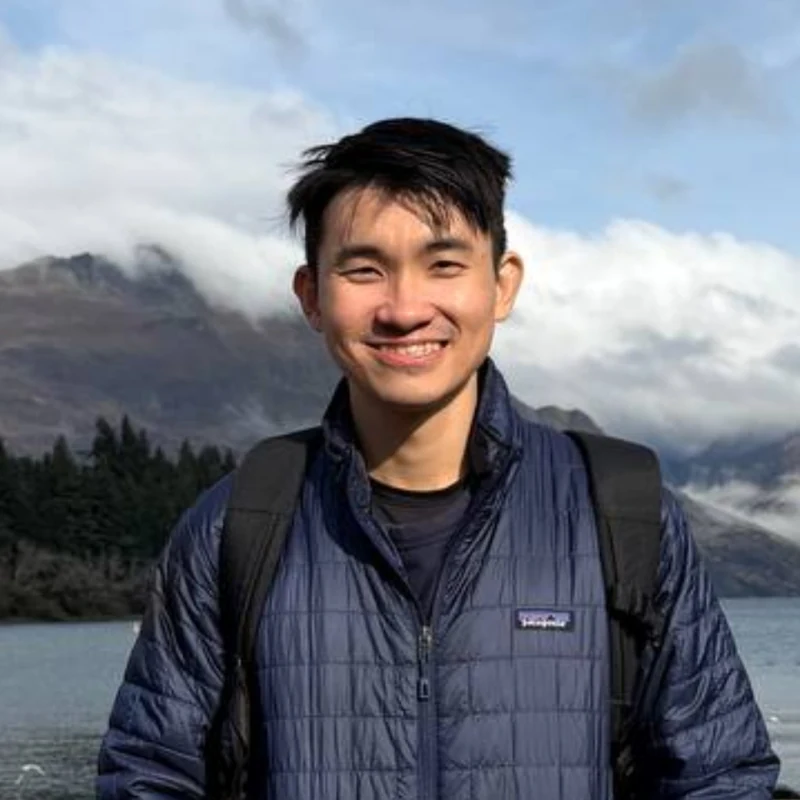
#> input picture assets/profile-800.webp, 800 x 800 px, found by its file name
$ python make_og.py
#> lines starting #> are read from the running program, lines starting #| are printed output that depends on the picture; after the words box and inside, x2 and y2 are one past the last pixel; in counts of white or black regions, pixels touching at a corner belong together
#!/usr/bin/env python3
"""Regenerate site/assets/og-image.png (1200x630).
Run from /home/claude:  python3 _tools/make_og.py
"""
from PIL import Image, ImageDraw, ImageFont, ImageOps

W, H = 1200, 630
DARK = (26, 32, 44)
GRAY = (100, 110, 125)
BORDER = (225, 228, 232)

BOLD = "/usr/share/fonts/truetype/dejavu/DejaVuSans-Bold.ttf"
REG = "/usr/share/fonts/truetype/dejavu/DejaVuSans.ttf"

img = Image.new("RGB", (W, H), "white")
#> img: PIL image 1200x630 RGB; every value is 255
d = ImageDraw.Draw(img)

# card border
d.rectangle([28, 28, W - 29, H - 29], outline=BORDER, width=2)

# circular headshot
SIZE = 196
photo = Image.open("site/assets/profile-800.webp").convert("RGB")
#> photo is the input picture: PIL image 800x800 RGB; mean R, G, B 114.9, 120, 131.2
photo = ImageOps.fit(photo, (SIZE, SIZE), Image.LANCZOS)
#> photo: PIL image 196x196 RGB
mask = Image.new("L", (SIZE * 4, SIZE * 4), 0)
#> mask: PIL image 784x784 L; every value is 0
ImageDraw.Draw(mask).ellipse([0, 0, SIZE * 4 - 1, SIZE * 4 - 1], fill=255)
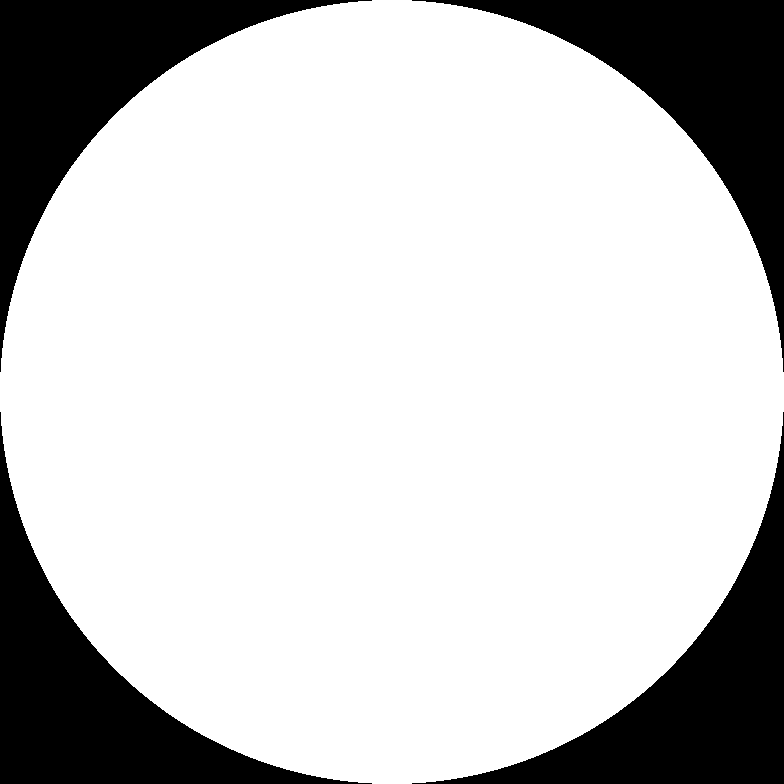
#> mask: PIL image 784x784 L; 78.5% white; 4 black regions, box (x1, y1, x2, y2) and area: (0, 0, 372, 372) 33009, (412, 0, 784, 372) 33009, (0, 412, 372, 784) 33009, (412, 412, 784, 784) 33009
mask = mask.resize((SIZE, SIZE), Image.LANCZOS)
#> mask: PIL image 196x196 L
img.paste(photo, (89, 119), mask)
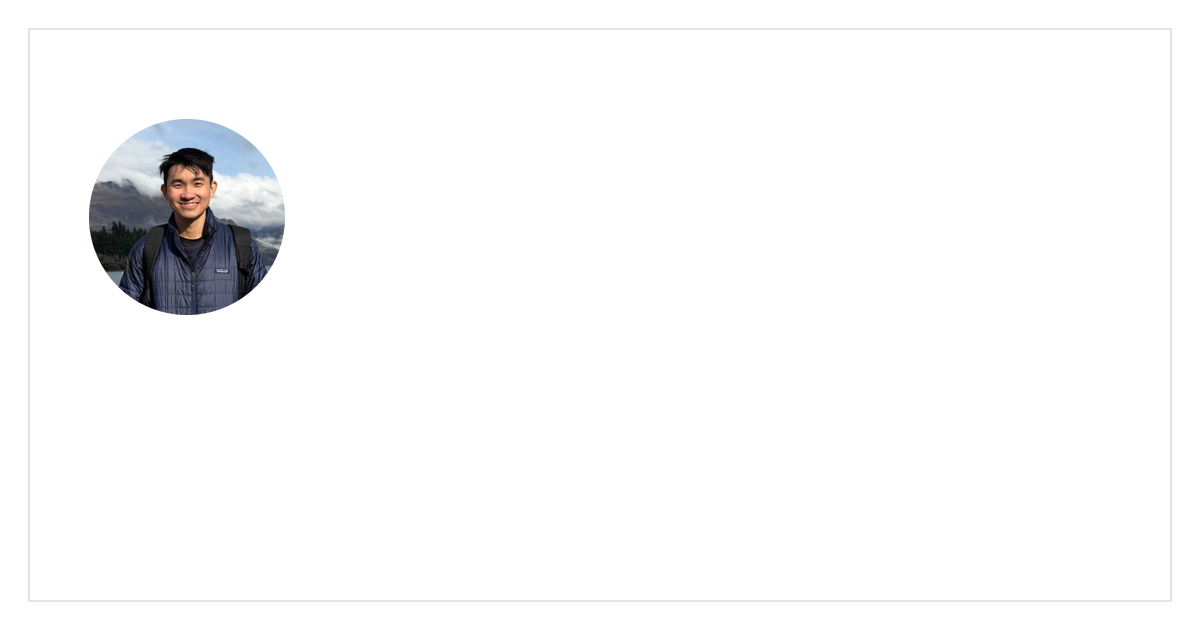
#> img: PIL image 1200x630 RGB; mean R, G, B 249, 249.2, 249.6

f_name = ImageFont.truetype(BOLD, 54)
f_sub = ImageFont.truetype(REG, 32)
f_tag = ImageFont.truetype(REG, 28)
f_url = ImageFont.truetype(BOLD, 28)

X = 330
d.text((X, 132), "DAVIDSON CHUA", font=f_name, fill=DARK)
d.text((X, 208), "Co-founder & CEO, Influencees", font=f_sub, fill=(55, 65, 80))
d.text((X, 252), "Founder, Autosave", font=f_sub, fill=(55, 65, 80))
d.line([X, 316, X + 300, 316], fill=BORDER, width=2)
d.text((X, 338), "Creator credibility & community", font=f_tag, fill=GRAY)
d.text((X, 374), "building in Singapore", font=f_tag, fill=GRAY)
d.text((88, 540), "davidsonchua.cc", font=f_url, fill=DARK)

img.save("site/assets/og-image.png", optimize=True)
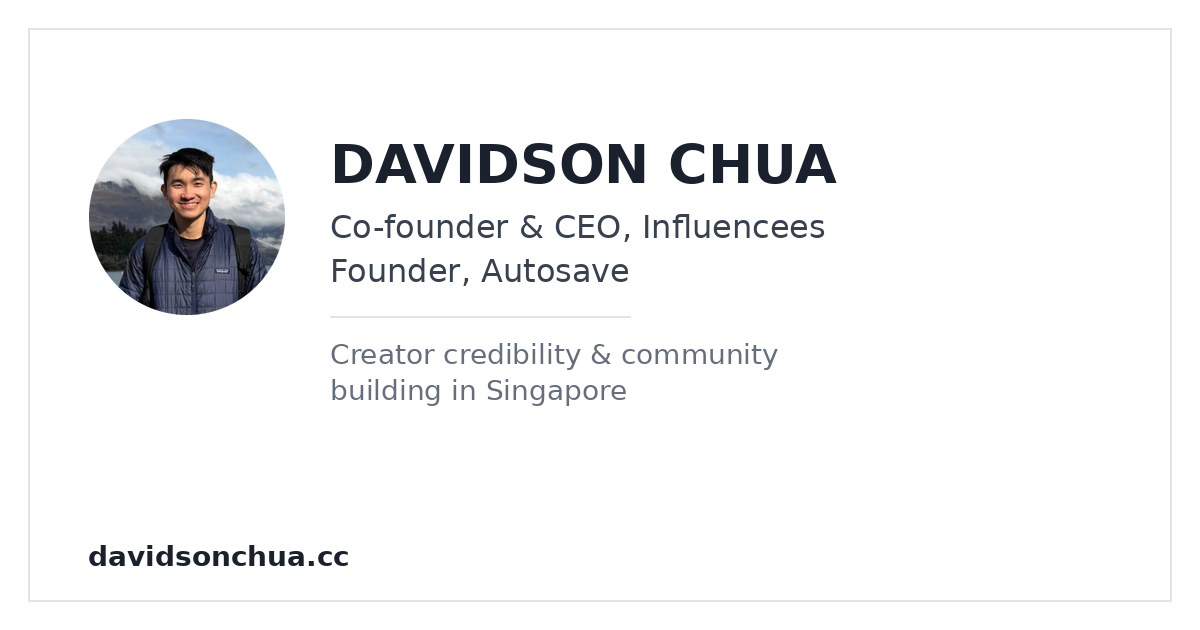
#> saved as og-image.png: PIL image 1200x630 RGB; mean R, G, B 243.2, 243.6, 244.4
print("wrote site/assets/og-image.png", img.size)
#| wrote site/assets/og-image.png (1200, 630)

$ run again, with assets/profile-400.webp copied over assets/profile-800.webp
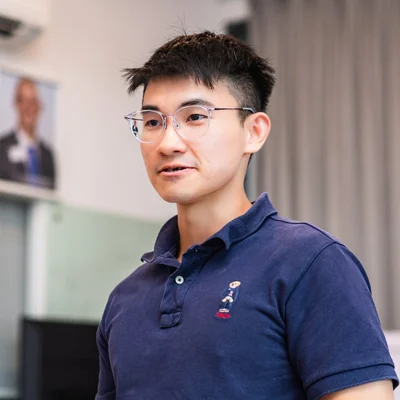
#> input picture assets/profile-400.webp, 400 x 400 px, found by its file name
#> photo is the input picture: PIL image 400x400 RGB; mean R, G, B 130.1, 120.8, 127.6
#> photo: PIL image 196x196 RGB
#> `img.paste(photo, (89, 119), mask)`:
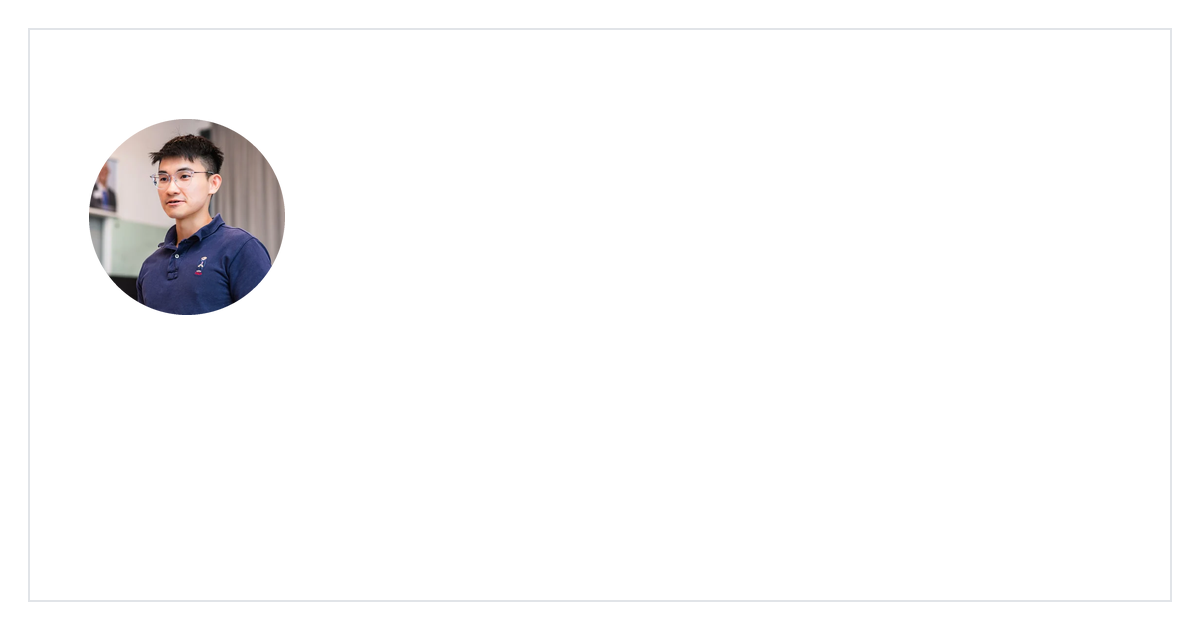
#> img: PIL image 1200x630 RGB; mean R, G, B 249.8, 249.5, 249.8
#> `img.save("site/assets/og-image.png", optimize=True)`:
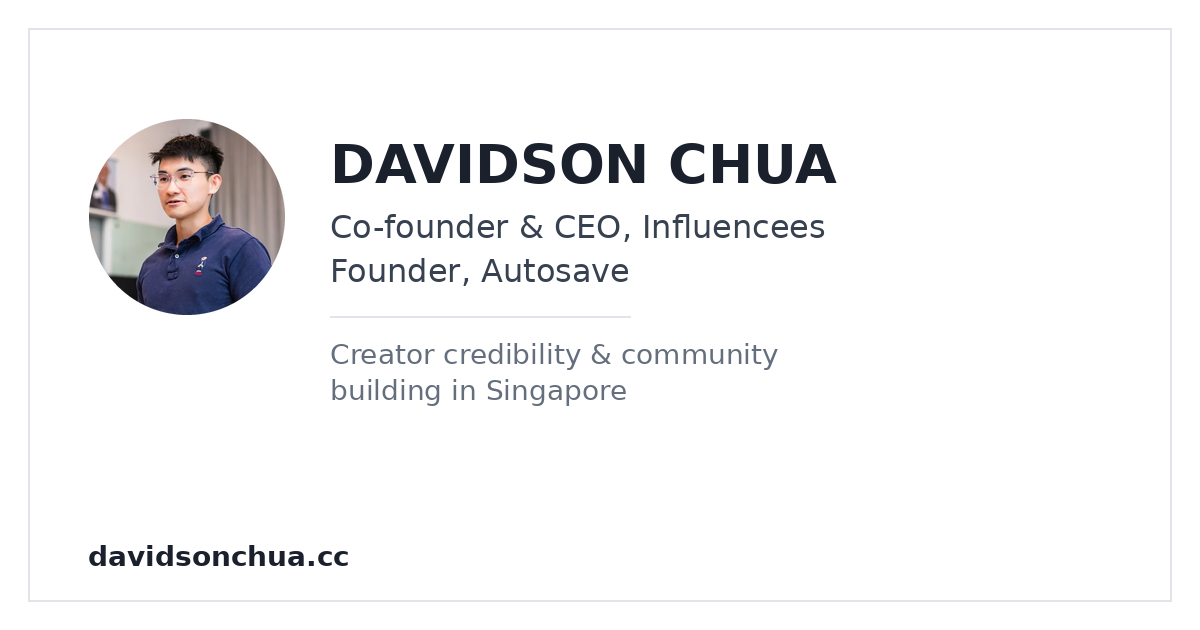
#> saved as og-image.png: PIL image 1200x630 RGB; mean R, G, B 244, 243.9, 244.6
#| wrote site/assets/og-image.png (1200, 630)
